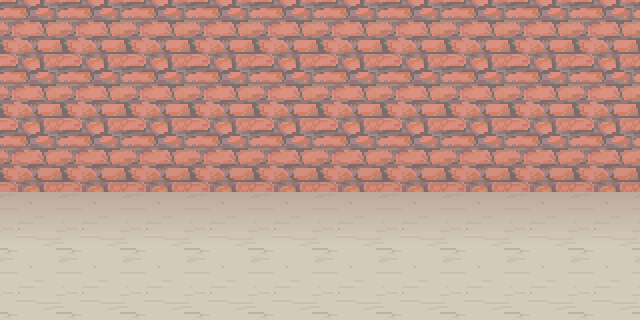

This is a level from a 2D game, rendered from its Tiled map with the project's own tilesets. A one-line summary and the complete map file follow:
An orthogonal 10x5 tile map with 64x64 px tiles, 1 tile layer (Camada de Blocos 1).

<map version="1.10" tiledversion="1.10.2" orientation="orthogonal" renderorder="right-down" width="10" height="5" tilewidth="64" tileheight="64" infinite="0" nextlayerid="2" nextobjectid="1">
 <tileset firstgid="1" name="blocos" tilewidth="64" tileheight="64" tilecount="6" columns="3">
  <image source="inicioSpritesheet.png" width="192" height="128" />
 </tileset>
 <layer id="1" name="Camada de Blocos 1" width="10" height="5">
  <data encoding="csv">
1,1,1,1,1,1,1,1,1,1,
1,1,1,1,1,1,1,1,1,1,
6,6,6,6,6,6,6,6,6,6,
3,3,3,3,3,3,3,3,3,3,
5,5,5,5,5,5,5,5,5,5
</data>
 </layer>
</map>